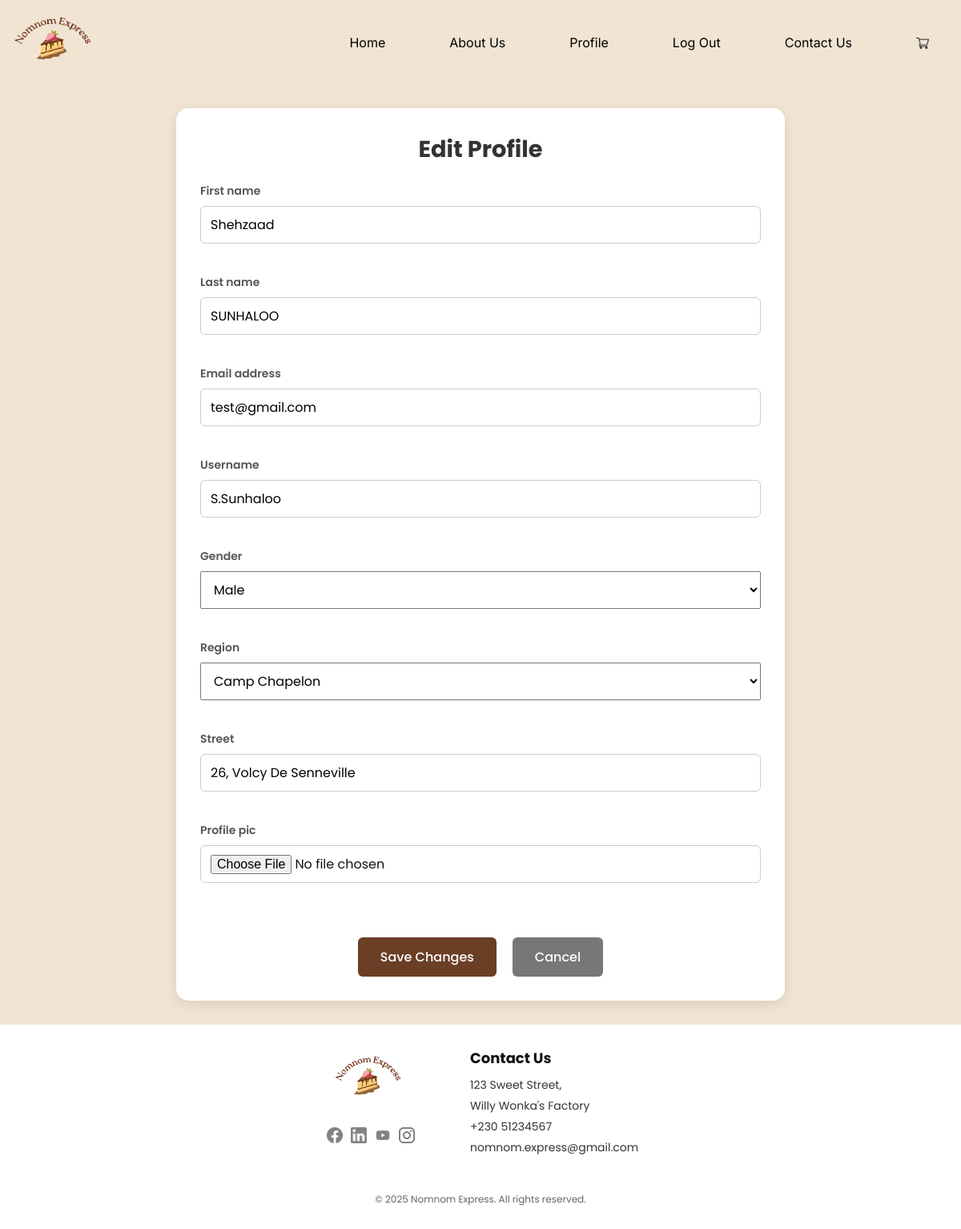
/profile/edit/ (signed in), run on the app's committed database.
### login/models.py (models this page shows, shortened)
class User(AbstractUser):
    gender = models.CharField(
        max_length=10, choices=[("M", "Male"), ("F", "Female")], blank=True, null=True
    )
    region = models.CharField(max_length=80)
    street = models.CharField(max_length=120)
    phone_number = models.CharField(
        max_length=8,
        blank=True,
        default="",
        validators=[RegexValidator(r"^\d{8}$", "Phone number must be exactly 8 digits")],
    )
    role = models.CharField(max_length=20, default="CUSTOMER")
    profile_pic = models.ImageField(
        upload_to="profile_pics/", blank=True, null=True, default=None
    )

### profile_page/views.py (the view)
# urls.py: path("edit/", views.edit_profile, name="edit"),
@login_required
def edit_profile(request):
    user = request.user
    if request.method == "POST":
        form = EditProfileForm(request.POST, request.FILES, instance=user)
        if form.is_valid():
            form.save()
            messages.success(request, "Profile updated successfully.")
            return redirect("profile_page:profile")
        else:
            messages.error(request, "Please fix the errors below.")
    else:
        form = EditProfileForm(instance=user)
    return render(request, "profile_page/edit_profile.html", {"form": form})

### profile_page/forms.py
class EditProfileForm(forms.ModelForm):
    CITY_CHOICES = [(city, city) for city in load_cities()]
    region = forms.ChoiceField(
        choices=[("", "Select region")] + CITY_CHOICES,
        widget=forms.Select(attrs={"class": "form-control"}),
        required=True,
    )
    class Meta:
        model = User
        fields = [
            "username",
            "first_name",
            "last_name",
            "email",
            "gender",
            "region",
            "street",
            "profile_pic",
        ]
        widgets = {
            "username": forms.TextInput(attrs={"class": "form-control"}),
            "first_name": forms.TextInput(attrs={"class": "form-control"}),
            "last_name": forms.TextInput(attrs={"class": "form-control"}),
            "email": forms.EmailInput(attrs={"class": "form-control"}),
            "gender": forms.Select(attrs={"class": "form-control"}),
            "street": forms.TextInput(attrs={"class": "form-control"}),
            "profile_pic": forms.FileInput(attrs={"class": "form-control"}),
        }

### cart/context_processors.py (called while the page is built)
def cart_item_count(request):
    count = 0
    if request.user.is_authenticated:
        try:
            cart = Cart.objects.get(user=request.user)
            count = cart.total_items
        except Cart.DoesNotExist:
            pass
    return {'cart_item_count': count}

### cart/models.py (called while the page is built)
    @property
    def total_items(self):
        return sum(item.quantity for item in self.items.all())

### profile_page/templates/profile_page/edit_profile.html (shortened to what this page needs)
{% extends "base.html" %}
{% load static %}
{% block extra_css %}
<link href="{% static 'profile_page/style.css' %}" rel="stylesheet" />
{% endblock %}
{% block content %}
<div class="edit-container">
    <div class="edit-card">
        <h2 class="edit-title">Edit Profile</h2>
        <form method="POST" enctype="multipart/form-data" novalidate class="edit-form">
            <div class="form-group">
                <label class="form-label">{{ form.first_name.label }}</label>
                {{ form.first_name }}
            </div>
            <div class="form-group">
                <label class="form-label">{{ form.last_name.label }}</label>
                {{ form.last_name }}
            </div>
            <div class="form-group">
                <label class="form-label">{{ form.email.label }}</label>
                {{ form.email }}
            </div>
            <div class="form-group">
                <label class="form-label">{{ form.username.label }}</label>
                {{ form.username }}
            </div>
            <div class="form-group">
                <label class="form-label">{{ form.gender.label }}</label>
                {{ form.gender }}
            </div>
            <div class="form-group">
                <label class="form-label">{{ form.region.label }}</label>
                {{ form.region }}
            </div>
            <div class="form-group">
                <label class="form-label">{{ form.street.label }}</label>
                {{ form.street }}
            </div>
            <div class="form-group">
                <label class="form-label">{{ form.profile_pic.label }}</label>
                {{ form.profile_pic }}
            </div>
            <div class="form-actions">
                <button type="submit" class="hover-grow-shadow save-btn">
                    Save Changes
                </button>
                <a href="{% url 'profile_page:profile' %}" class="hover-grow-shadow cancel-btn">
                    Cancel
                </a>
            </div>
        </form>
    </div>
</div>
{% endblock %}

### landing/static/landing/style.css (style rules this page uses)
* { margin: 0; padding: 0; box-sizing: border-box; }
body { font-family: "Poppins", sans-serif; background-color: #e8dbc7; color: #222; }

### about_us/static/about_us/style.css (style rules this page uses)
body { margin: 0; padding: 0; background-color: #f1e4d3; color: #111111; font-family: "Poppins", sans-serif; }

### contact/static/contact/style.css (style rules this page uses)
* { margin: 0; padding: 0; box-sizing: border-box; font-family: "Poppins", sans-serif; }
form { display: flex; flex-direction: column; gap: 18px; }
.form-group { flex: 1; display: flex; flex-direction: column; }
label { font-size: 14px; font-weight: 600; margin-bottom: 6px; color: #000; }
input, textarea { border: 1px solid #ccc; border-radius: 6px; padding: 12px; font-size: 14px; background-color: #fff; transition: border 0.2s ease; }

### static/style.css (style rules this page uses)
.hover-grow-shadow { transition: all 0.3s ease; }
.hover-grow-shadow { display: inline-block; padding: 12px 28px; border-radius: 6px; background-color: #111; color: #fff; text-decoration: none; font-family: 'Poppins', sans-serif; font-size: 16px; font-weight: 500; text-align: center; transition: all 0.3s ease; cursor: pointer; }

### profile_page/static/profile_page/style.css (style rules this page uses)
.edit-container { padding: 30px 20px; max-width: 800px; margin: 0 auto; }
.edit-card { background-color: white; padding: 30px; border-radius: 15px; box-shadow: 0 4px 15px rgba(0, 0, 0, 0.1); }
.edit-title { font-size: 1.8rem; margin-bottom: 20px; color: #333; text-align: center; }
.edit-form { margin-top: 20px; }
.form-group { margin-bottom: 20px; }
.form-label { display: block; margin-bottom: 8px; font-weight: 600; color: #555; }
.edit-form .form-control { width: 100%; padding: 10px 12px; font-size: 1rem; box-sizing: border-box; }
.edit-form select.form-control { min-height: 44px; line-height: 1.3; }
.save-btn { background-color: #6b3e26; color: white; padding: 12px 28px; border-radius: 6px; border: none; font-family: "Poppins", sans-serif; font-size: 16px; font-weight: 500; cursor: pointer; }
.cancel-btn { background-color: #777; color: white; padding: 12px 28px; border-radius: 6px; font-family: "Poppins", sans-serif; font-size: 16px; font-weight: 500; text-decoration: none; display: inline-block; }
.form-actions { display: flex; justify-content: center; gap: 20px; flex-wrap: wrap; margin-top: 30px; }

### data on the page
User: first_name "Shehzaad", last_name "SUNHALOO", email "test@gmail.com", username "S.Sunhaloo", gender "Male", region "Camp Chapelon", street "26, Volcy De Senneville"
